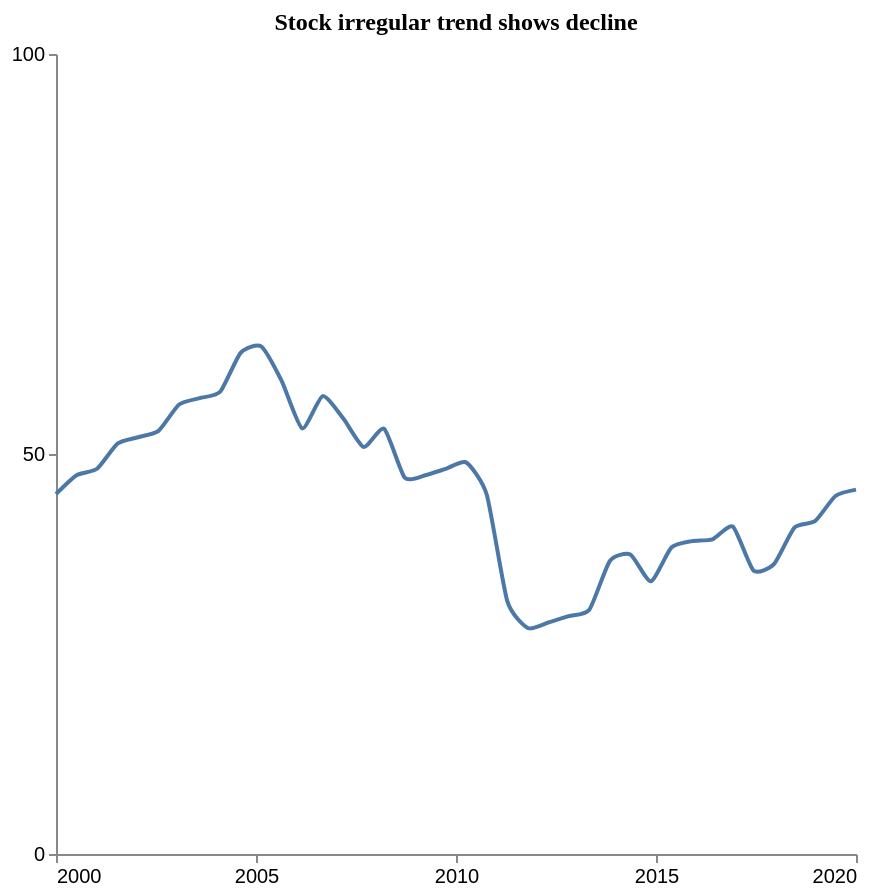

Express this chart as Vega-Lite.
### Vega-Lite specification from a JSON file in a GitHub repository (floating-point values rounded to 4 significant figures)
{"$schema": "https://vega.github.io/schema/vega-lite/v5.json", "description": "Pattern: Irregular", "data": {"values": [{"X": 2000.0, "Y": 45.0}, {"X": 2001.0, "Y": 47.35}, {"X": 2001.0, "Y": 48.15}, {"X": 2002.0, "Y": 51.3}, {"X": 2002.0, "Y": 52.1}, {"X": 2003.0, "Y": 52.9}, {"X": 2003.0, "Y": 56.18}, {"X": 2004.0, "Y": 56.98}, {"X": 2004.0, "Y": 57.78}, {"X": 2005.0, "Y": 62.65}, {"X": 2005.0, "Y": 63.45}, {"X": 2006.0, "Y": 59.13}, {"X": 2006.0, "Y": 53.21}, {"X": 2007.0, "Y": 57.24}, {"X": 2007.0, "Y": 54.47}, {"X": 2008.0, "Y": 50.87}, {"X": 2008.0, "Y": 53.14}, {"X": 2009.0, "Y": 47.05}, {"X": 2009.0, "Y": 47.34}, {"X": 2010.0, "Y": 48.14}, {"X": 2010.0, "Y": 48.94}, {"X": 2011.0, "Y": 44.9}, {"X": 2011.0, "Y": 31.61}, {"X": 2012.0, "Y": 28.25}, {"X": 2012.0, "Y": 28.93}, {"X": 2013.0, "Y": 29.73}, {"X": 2013.0, "Y": 30.53}, {"X": 2014.0, "Y": 36.63}, {"X": 2014.0, "Y": 37.43}, {"X": 2015.0, "Y": 34.08}, {"X": 2015.0, "Y": 38.31}, {"X": 2016.0, "Y": 39.11}, {"X": 2016.0, "Y": 39.34}, {"X": 2017.0, "Y": 40.91}, {"X": 2017.0, "Y": 35.44}, {"X": 2018.0, "Y": 36.24}, {"X": 2018.0, "Y": 40.8}, {"X": 2019.0, "Y": 41.6}, {"X": 2019.0, "Y": 44.75}, {"X": 2020.0, "Y": 45.55}]}, "mark": {"type": "line", "interpolate": "cardinal", "tension": 0.4}, "encoding": {"x": {"field": "X", "type": "quantitative", "title": "", "axis": {"grid": false, "format": "d", "values": [2000, 2005, 2010, 2015, 2020], "tickSize": 4}, "scale": {"domain": [2000, 2020]}}, "y": {"field": "Y", "type": "quantitative", "title": "", "axis": {"grid": false, "format": "d", "values": [0, 50, 100], "tickSize": 4, "tickOpacity": 1}, "scale": {"domain": [0, 100]}}}, "title": {"text": "Stock irregular trend shows decline", "anchor": "middle", "font": "Tahoma", "fontSize": 12}, "config": {"lineBreak": "^", "view": {"stroke": null}}, "height": 400, "width": 400, "autosize": "pad"}
